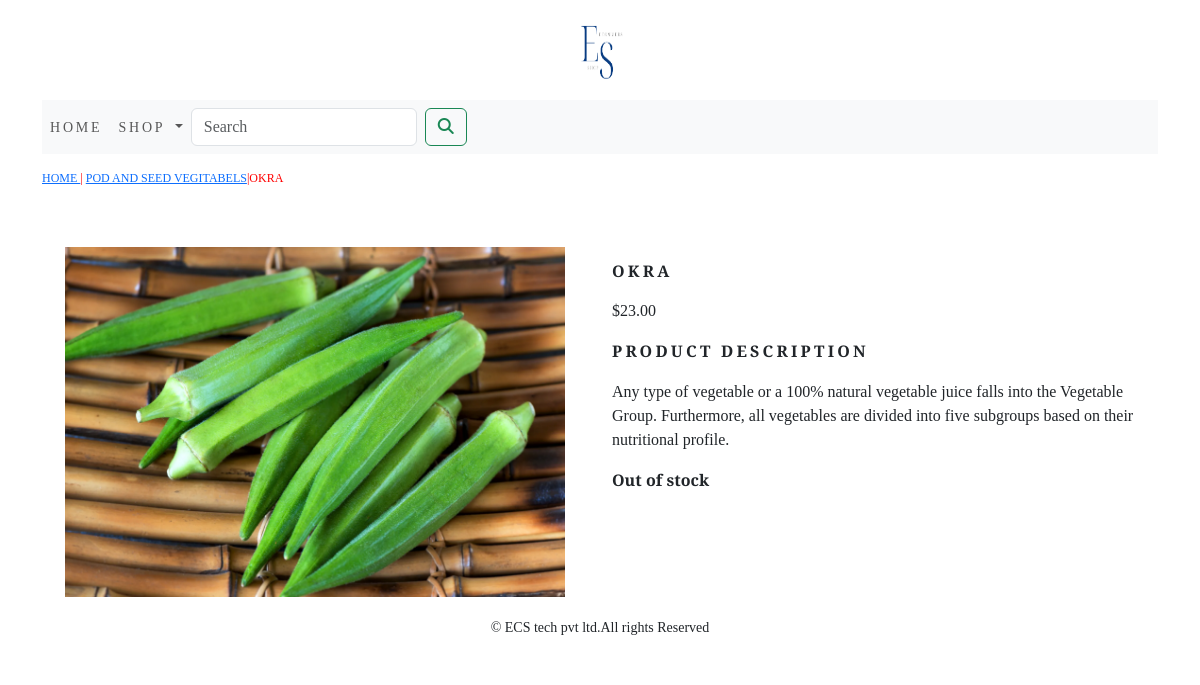
/ecommers/pod-and-seed-vegitabels/okra/ (signed in), run on the app's committed database.
### ecommers_app/models.py (models this page shows, shortened)
class Product(models.Model):
    name = models.CharField(max_length=300, unique=True)
    slug=models.SlugField(max_length=250,unique=True)
    description=models.TextField(blank=True)
    price=models.DecimalField(max_digits=10,decimal_places=2)
    category=models.ForeignKey(Category,on_delete=models.CASCADE) #cascade using the previous values delete and new add
    image= models.ImageField(upload_to='product', blank=True)
    stock=models.IntegerField()
    available=models.BooleanField(default=True)
    created=models.DateField(auto_now_add=True)
    updated=models.DateField(auto_now=True)
    class Metta:
        ordering=('name',)
        verbose_name='product'
        verbose_name_plural='products'

class Category(models.Model):
    name=models.CharField(max_length=300,unique=True)  #unique using the name consider only unque value
    slug=models.SlugField(max_length=250,unique=True)
    description=models.TextField(blank=True)
    image=models.ImageField(upload_to='category',blank=True)
    class Metta:
        ordering=('name',)
        verbose_name='category'
        verbose_name_plural='categories'
    def get_url(self):
        return reverse('ecommers_app:product_by_category',args=[self.slug])
    def __str__(self):
        return '{}'.format(self.name)

### ecommers_app/views.py (the view)
# urls.py: path('<slug:c_slug>/<slug:product_slug>/', views.proDetail, name='prodCatdetail'),
def proDetail(request,c_slug,product_slug):
    try:
        product=Product.objects.get(category__slug=c_slug,slug=product_slug)
    except Exception as e:
        raise e
    return render(request,'product.html',{'kproduct':product})

### cart_app/context_processors.py (called while the page is built)
def counter(request):
    item_count=0
    if 'admin' in request.path:
        return {}
    else:
        try:
            cart=Cart.objects.filter(cart_id=_cart_id(request))
            cart_items=CartItem.objects.all().filter(cart=cart[:1])
            for cart_item in cart_items:
                item_count += cart_item.quantity
        except Cart.DoesNotExist:
            item_count = 0
    return dict(item_count=item_count)

### cart_app/views.py (called while the page is built)
def _cart_id(request):
    cart=request.session.session_key
    if not cart:
        cart=request.session.session.create()
    return cart

### ecommers_app/context_processors.py (called while the page is built)
def menu_links(request):
    links=Category.objects.all()
    return dict(links=links)

### templates/product.html (shortened to what this page needs)
{% extends 'base.html' %}
{% load static %}
{% block content %}
<div class="row my_prod_row_class">
    <div class="mx_auto">
        <p><a href="{% url 'ecommers_app:allProdCat' %}"> HOME </a> | <a href="{{kproduct.category.get_url}}">{{kproduct.category}}</a>|{{kproduct.name}}</p>
    </div>
</div>
<div  class="containetr">
<br>
<div class="row">
    <div class="col-12 col-sm-12 col-md-12 col-lg-6 text-center">
        <div style="min-width:18rem">
            <img src="{{kproduct.image.url}}" alt="{{kproduct.name}}" width="500px" height="350px">
        </div>
    </div>
        <div class="col-12 col-sm-12 col-md-12 col-lg-6">
            <div>
                <h1 class="my_prod_title"><b>{{kproduct.name}}</b></h1>
            <p>${{kproduct.price}}</p>
                <p class="my_title"><b>Product Description</b></p>
            <p class="text-justify my_rod_text">{{kproduct.description}}</p>
            {% if kproduct.stock <= 0 %}
            <p class="text-justify my_prod_text"><b>Out of stock</b></p>
            {% else %}
            <a class="btn btn-secondary" href="{% url 'cart_app:add_cart' kproduct.id %}">Add to Cart</a>
            {% endif %}
        </div>
    </div>
</div>
    </div>
{% endblock %}

### static/css/custom.css (style rules this page uses)
body { font-family: 'Hedvig Letters Serif', serif; }
.my_title { font-size:16px; text-transform:uppercase; letter-spacing:.2em; }
.my_prod_row_class { padding-top:15px; padding-bottom:20px }
.my_prod_row_class .mx_auto { color:red; font-size:12px; text-decoration:none; }
.my_prod_title { font-size:16px; text-transform:uppercase; letter-spacing:.2em; padding-top:15px; padding-bottom:10px; }
.my_prod_text { padding-right:20px; }

### data on the page
Product: category "POD AND SEED VEGITABELS", name "OKRA", image (picture), price "23.00", description "Any type of vegetable or a 100% natural vegetable juice falls into the Vegetable Group. Furthermore, all vegetables are divided into five subgroups based on their nutritional profile."
